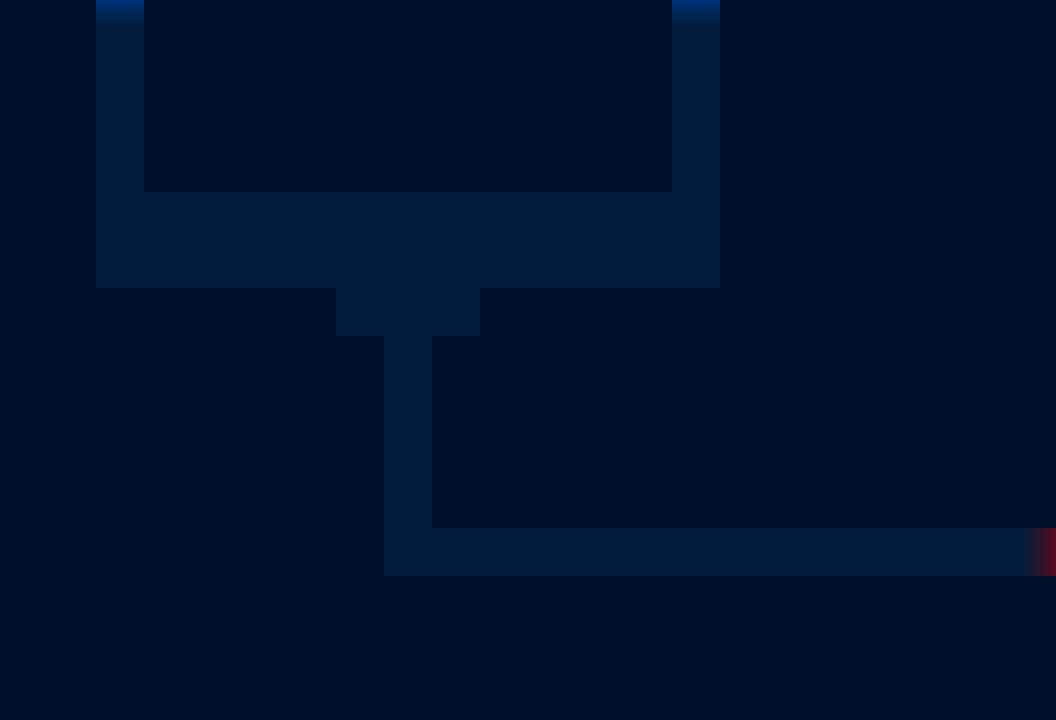

Tiled map render using the project's own tile images. Description and the map definition, with tile-layer contents summarised, below:
An orthogonal 22x15 tile map with 48x48 px tiles, 3 tile layers (Background, Weg, Entries).

<map version="1.0" orientation="orthogonal" renderorder="right-down" width="22" height="15" tilewidth="48" tileheight="48" nextobjectid="1">
 <tileset firstgid="1" name="maptiles" tilewidth="48" tileheight="48">
  <image source="../../images/tiles/maptiles.png" width="288" height="144" />
 </tileset>
 <layer name="Background" width="22" height="15">
  <data>[330 cells, 330 non-empty, 1 distinct tile ids]</data>
 </layer>
 <layer name="Weg" width="22" height="15">
  <data>[330 cells, 55 non-empty, 1 distinct tile ids]</data>
 </layer>
 <layer name="Entries" width="22" height="15">
  <data>[330 cells, 3 non-empty, 2 distinct tile ids]</data>
 </layer>
</map>
